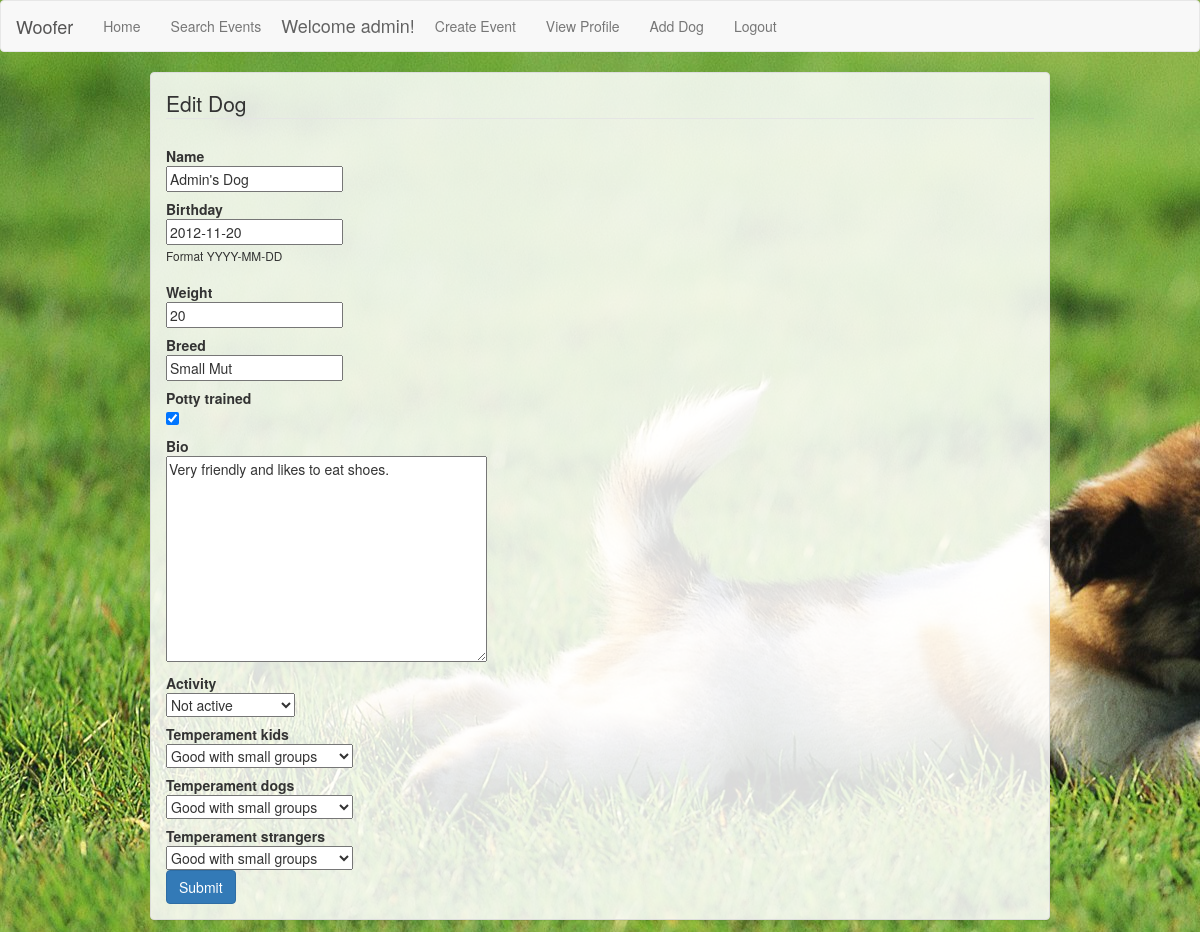
Screenshot of /edit_dog/7/ (signed in) with the database file from the repository.
### woofer/models.py (models this page shows, shortened)
class Dog(models.Model):
    id = models.AutoField(primary_key=True)
    name = models.CharField(max_length=100)
    owner = models.ForeignKey(User, on_delete=models.CASCADE)
    birthday = models.DateField(auto_now=False, auto_now_add=False, blank=True,
                                null=True, validators=[validate_date])
    weight = models.IntegerField(blank=True, null=True)
    breed = models.CharField(max_length=100, blank=True, null=True)
    potty_trained = models.BooleanField()
    bio = models.TextField(blank=True, null=True)
    LOW = 'LO'
    MEDIUM = 'MD'
    HIGH = 'HI'
    ACTIVITY_CHOICES = (
        (LOW, 'Not active'),
        (MEDIUM, 'Somewhat active'),
        (HIGH, 'Very active')
        )
    TEMPERAMENT_CHOICES = (
        (LOW, 'Prefers to be left alone'),
        (MEDIUM, 'Good with small groups'),
        (HIGH, 'Good with any size groups')
        )
    activity = models.CharField(max_length=2, choices=ACTIVITY_CHOICES)
    temperament_kids = models.CharField(max_length=2, choices=TEMPERAMENT_CHOICES)
    temperament_dogs = models.CharField(max_length=2, choices=TEMPERAMENT_CHOICES)
    temperament_strangers = models.CharField(max_length=2, choices=TEMPERAMENT_CHOICES)

### woofer/views/dog_views.py (the view)
# urls.py: url(r'^edit_dog/(?P<dogid>[0-9]+)/$', dog_views.edit_dog, name='edit-dog'),
def edit_dog(request, dogid):
    dog = Dog.objects.get(id=dogid)
    if not request.user.is_authenticated() or dog.owner.id != request.user.id:
        return HttpResponseRedirect(reverse('view-dog', args=[dogid]))
    if request.method == 'POST':
        form = DogForm(request.POST)
        if form.is_valid():
            new_dog = form.save(commit=False)
            new_dog.id = dogid
            new_dog.owner = request.user
            new_dog.save()
            return HttpResponseRedirect(reverse('view-dog', args=[dogid]))
    else:
        form = DogForm(instance=dog)
    return render(request, 'woofer/show_form.html', {
        'form' : form,
        'message' : None,
        'form_action' : reverse('edit-dog', args=[dogid]),
        'title' : "Edit Dog"
    })

### woofer/forms.py
class DogForm(ModelForm):
    class Meta:
        model = Dog
        exclude = ('id', 'owner',)
        widgets = {
            'id' : forms.HiddenInput(),
            'owner' : forms.HiddenInput()
        }
        help_texts = {
            'birthday': _('Format YYYY-MM-DD')
        }

### woofer/templates/woofer/show_form.html (shortened to what this page needs)
{% extends 'woofer/pageframe.html' %}
{% block content %}
<div class="panel panel-default">
  <div class="panel-body">
    <form class="form-horizontal" action="{{ form_action }}" method="post">{% csrf_token %}
        <fieldset>
            <legend>{{ title }}</legend>
            {% for field in form %}
                {% if field.errors %}
                    <div class="control-group error">
                        <label class="control-label">{{ field.label }}</label>
                        <div class="controls">{{ field }}
                            <span class="help-inline">
                                {% for error in field.errors %}{{ error }}{% endfor %}
                            </span>
                        </div>
                    </div>
                {% else %}
                    <div class="control-group">
                        <label class="control-label">{{ field.label }}</label>
                        <div class="controls">{{ field }}
                            {% if field.help_text %}
                                <p class="help-inline"><small>{{ field.help_text }}</small></p>
                            {% endif %}
                        </div>
                    </div>
                {% endif %}
            {% endfor %}
        </fieldset>
        <div class="form-actions">
            <button type="submit" class="btn btn-primary" >Submit</button>
        </div>
    </form>
  </div>
</div>
{% endblock %}

### woofer/templates/woofer/pageframe.html (shortened to what this page needs)
{% load staticfiles %}
<!DOCTYPE html>
<html lang="en">
  <head>
    <link href="https://maxcdn.bootstrapcdn.com/bootstrap/3.3.6/css/bootstrap.min.css" rel="stylesheet" type="text/css"/>
    <link href="{% static "css/main.css" %}" rel="stylesheet" type="text/css"/>
  </head>
  <body>
  <div id="wrap">
    <nav class="navbar navbar-default">
  <div class="container-fluid">
    <div class="navbar-header">
      <a class="navbar-brand" href="{% url 'index' %}">Woofer</a>
    </div>
    <div class="collapse navbar-collapse" id="bs-example-navbar-collapse-1">
      <ul class="nav navbar-nav">
        <li><a href="{% url 'index' %}">Home</a></li>
        <li><a href="{% url 'event-list' %}">Search Events</a></li>
        {% if request.user.is_authenticated %}
          <li><h4 class="nav-welcome">Welcome {{ user.username }}!</h4></li>
          <li><a href="{% url 'create-event' %}">Create Event</a></li>
          <li><a href="{% url 'view-profile' %}">View Profile</a></li>
          <li><a href="{% url 'add-dog' %}">Add Dog</a></li>
          <li><a href="{% url 'logout' %}">Logout</a></li>
        {% else %}
          <li><a href="{% url 'login' %}">Login</a></li>
          <li><a href="{% url 'create-user' %}">Create New Account</a></li>
        {% endif %}
      </ul>
    </div>
  </div>
</nav>
    <div id="content_wrap">
     {% block content %}If you are seeing this please contact a site administrator.{% endblock %}
     </div>
  </div>
  </body>
</html>

### static/css/main.css (style rules this page uses)
body { background-image: url("../images/background.jpg"); background-color: #E1E1E1; background-attachment: fixed; }
#content_wrap { max-width: 900px; margin-left: auto; margin-right: auto; }
.panel.panel-default { background-color:rgba(255, 255, 255, 0.85); }
.nav-welcome { color: #626262; padding: 5px; }
.navbar-brand { color: #555454 !important; }

### rows the page displays
Dog: form "Admin's Dog" "2012-11-20" "20" "Small Mut" "☑" "Very friendly and likes to eat shoes." "Not active" "Good with small groups" "Good with small groups" "Good with small groups"

### other values shown
{{ user.username }} "admin"
{{ title }} "Edit Dog"
{{ field.label }} "Name" "Birthday" "Weight" "Breed" "Potty trained" "Bio" "Activity" "Temperament kids" "Temperament dogs" "Temperament strangers"
{{ field.help_text }} "Format YYYY-MM-DD"
